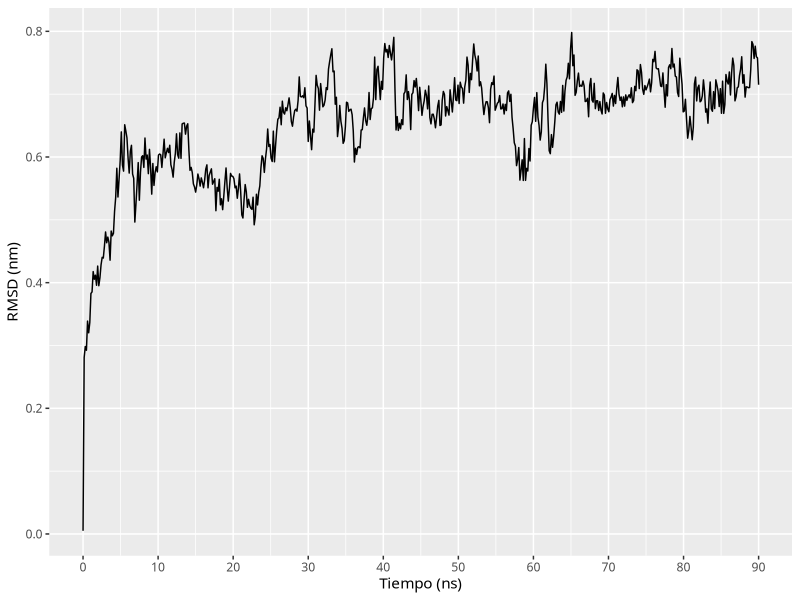
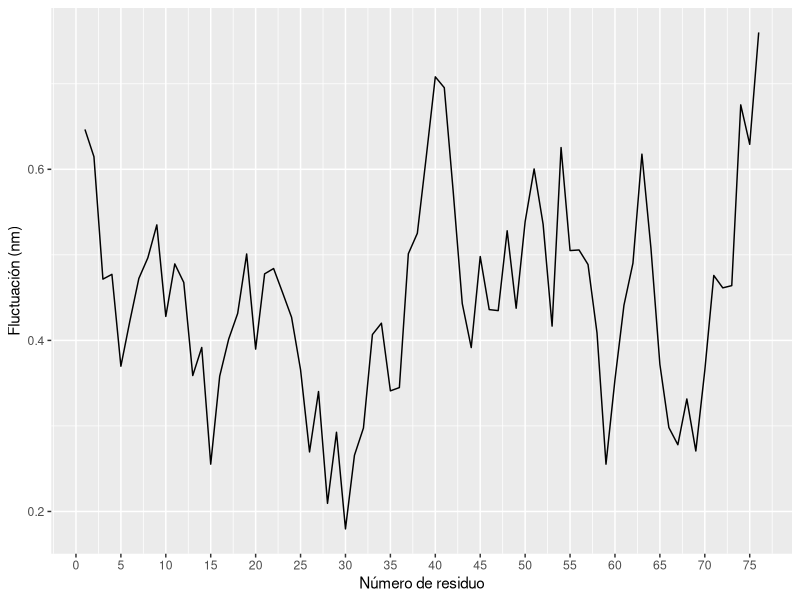

The R source for these figures, in order:
#Análisis de los datos obtenidos a partir de la simulación.

library(ggplot2)
#RMSD
rmsd=read.csv("rmsd.txt",header=TRUE,sep="\t")
png("rmsd.png")
p1 = ggplot() + 
  geom_line(aes(y = RMSD, x = Time), data = rmsd) +
  scale_x_continuous(breaks=seq(0,100,10)) + 
  theme(text=element_text(family="Tahoma"))
p1 + labs(x = "Tiempo (ns)", y = "RMSD (nm)")
graphics.off()

#RMSF
rmsf=read.csv("rmsf-res.txt",header=TRUE,sep="\t")
png("rmsf.png")
p2 = ggplot() + 
  geom_line(aes(y = nm, x = Residue), data = rmsf) +
  scale_x_continuous(breaks=seq(0,80,5))  
  p2 + labs(x = "Número de residuo", y = "Fluctuación (nm)")
graphics.off()